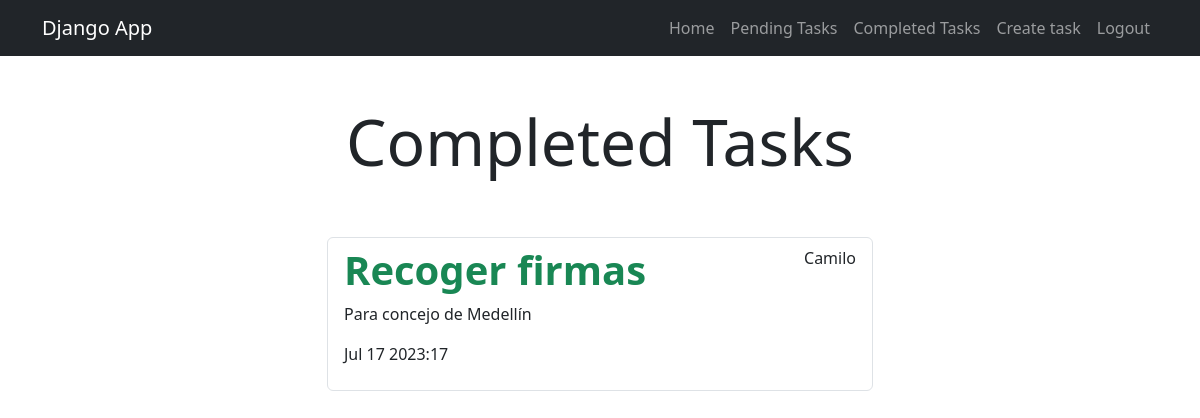
Page /tasks/completed (signed in) on the committed database.
### tasks/models.py (models this page shows, shortened)
class Task(models.Model):
    title = models.CharField(max_length=200)
    description = models.TextField(blank=True)
    created = models.DateTimeField(auto_now_add=True) # auto_now_add=True: When the object is created, the date is saved by default
    date_completed = models.DateTimeField(null=True, blank=True)
    important = models.BooleanField(default=False)
    user = models.ForeignKey(User, on_delete=models.CASCADE)

### tasks/views.py (the view)
# urls.py: path('tasks/completed', views.tasks_completed, name='tasks_completed'),
@login_required
def tasks_completed(request):
    tasks = Task.objects.filter(user_id=request.user.id, date_completed__isnull=False).order_by('-date_completed')
    return render(request, 'tasks.html', {
        'tasks': tasks,
        'title': 'Completed Tasks'
    })

### tasks/templates/tasks.html
{% extends 'base.html' %}
{% block content %}
<main class="container">
    <div class="row">
        <div class="col-md-6 offset-md-3">
            <h1 class="text-center display-3 py-5">{{ title }}</h1>
            <ul class="list-group">
                {% for task in tasks %}
                    <a href="{% url 'task_detail' task.id %}" class="list-group-item">
                        <header class="d-flex justify-content-between">
                            {% if task.important %}
                            <h1 class="fw-bold text-success">{{ task.title }}</h1>
                            {% else %}
                            <h1 class="fw-bold">{{ task.title }}</h1>
                            {% endif %}
                            <p>{{ task.user.username }}</p>
                        </header>
                        <p>{{ task.description }}</p>
                        <p>{{ task.date_completed | date:'M j  Y:i' }}</p>
                    </a>
                {% endfor %}
            </ul>
        </div>
    </div>
</main>
{% endblock %}

### rows in the picture
Task: title "Recoger firmas", user.username "Camilo", description "Para concejo de Medellín", date_completed "Jul 17 2023:17"

### other values in the picture
{{ title }} "Completed Tasks"
